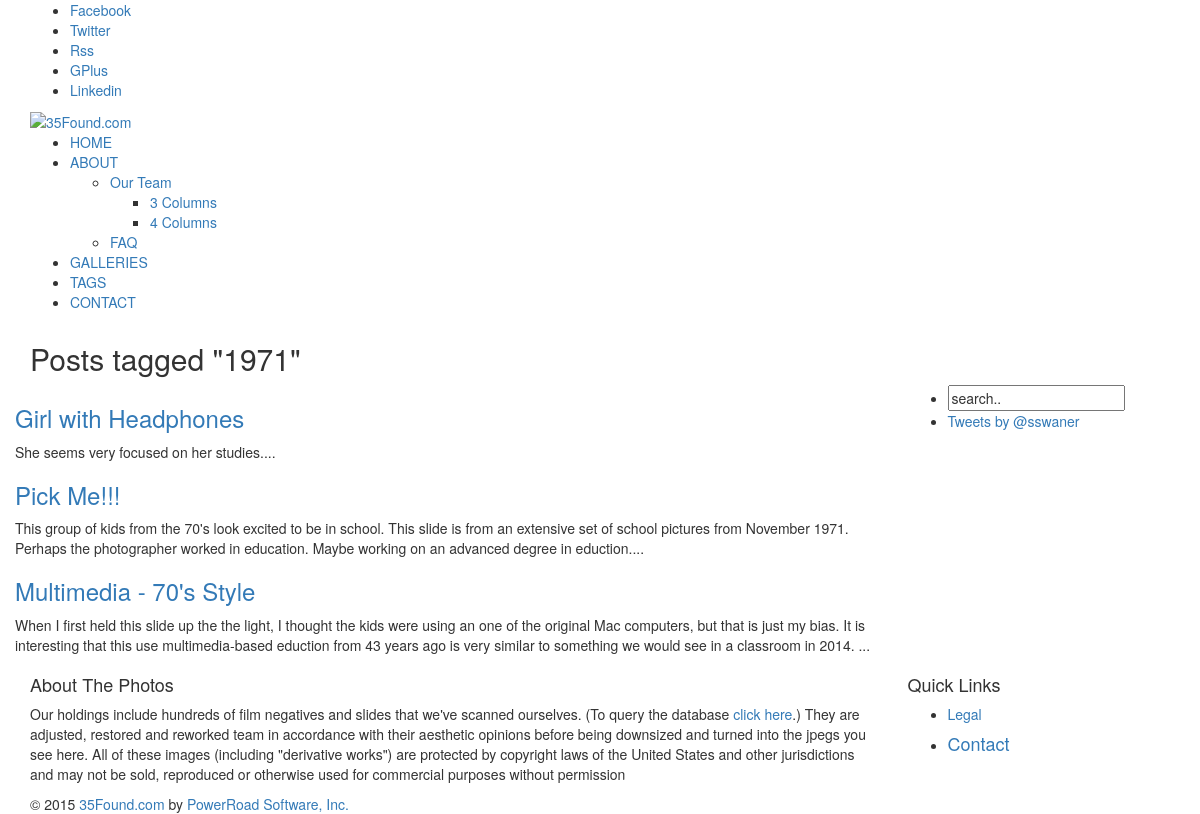
The page /tags/1971.html on the database its author committed.
### tables this page shows
CREATE TABLE post (id int primary key, body text, title varchar(100), slide_url varchar(150), publish_date datetime, draft int default(0), posted_by varchar(40), page int);

### _35found.py (the view)
@app.route('/tags/<tag>.html')
def tag_matches(tag):
	c = conn.cursor()
	c.execute("""select id, title, body, publish_date
		from post p
		inner join tag_post t on p.id = t.post_id
		where t.tag = ?;""", (tag, ))
	rows = c.fetchall()
	if rows:
		return render_template("tag_post.html", posts = rows, tag = tag)
	else:
		return abort(404)

### templates/tag_post.html (shortened to what this page needs)
{% extends "base.html" %}
{% block page_title %}Posts tagged "{{ tag }}"{% endblock %}
{% block content %}
{% for post in posts %}
<p><h3><a href="/{{ post[0] }}.html">{{ post[1] }}</a></h3>{{ post[2][:340] }}...</p>
{% endfor %}
{% endblock %}

### rows shown on the page
post: title "Girl with Headphones", body "She seems very focused on her studies."
post: title "Pick Me!!!", body "This group of kids from the 70's look excited to be in school. This slide is from an extensive set of school pictures from November 1971. Perhaps the photographer worked in education. Maybe working on an advanced degree in eduction."
post: title "Multimedia - 70's Style", body "When I first held this slide up the the light, I thought the kids were using an one of the original Mac computers, but that is just my bias. It is interesting that this use multimedia-based eduction from 43 years ago is very similar to something we would see in a classroom in 2014."

### other values the page prints
{{ tag }} "1971"
